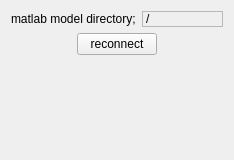
<?xml version="1.0" encoding="UTF-8"?>
<ui version="4.0">
 <class>MatlabConfiguratorWidgetBase</class>
 <widget class="QWidget" name="MatlabConfiguratorWidgetBase">
  <property name="geometry">
   <rect>
    <x>0</x>
    <y>0</y>
    <width>234</width>
    <height>160</height>
   </rect>
  </property>
  <property name="windowTitle">
   <string>Form</string>
  </property>
  <layout class="QVBoxLayout" name="verticalLayout">
   <item>
    <layout class="QHBoxLayout" name="horizontalLayout">
     <item>
      <widget class="QLabel" name="label">
       <property name="sizePolicy">
        <sizepolicy hsizetype="Minimum" vsizetype="Preferred">
         <horstretch>0</horstretch>
         <verstretch>0</verstretch>
        </sizepolicy>
       </property>
       <property name="text">
        <string>matlab model directory;</string>
       </property>
      </widget>
     </item>
     <item>
      <widget class="QLabel" name="matlabDirLabel">
       <property name="sizePolicy">
        <sizepolicy hsizetype="MinimumExpanding" vsizetype="Preferred">
         <horstretch>0</horstretch>
         <verstretch>0</verstretch>
        </sizepolicy>
       </property>
       <property name="frameShape">
        <enum>QFrame::StyledPanel</enum>
       </property>
       <property name="frameShadow">
        <enum>QFrame::Sunken</enum>
       </property>
       <property name="text">
        <string>/</string>
       </property>
      </widget>
     </item>
    </layout>
   </item>
   <item>
    <layout class="QHBoxLayout" name="horizontalLayout_2">
     <item>
      <spacer name="horizontalSpacer">
       <property name="orientation">
        <enum>Qt::Horizontal</enum>
       </property>
       <property name="sizeHint" stdset="0">
        <size>
         <width>40</width>
         <height>20</height>
        </size>
       </property>
      </spacer>
     </item>
     <item>
      <widget class="QPushButton" name="reconnectButton">
       <property name="text">
        <string>reconnect</string>
       </property>
      </widget>
     </item>
     <item>
      <spacer name="horizontalSpacer_2">
       <property name="orientation">
        <enum>Qt::Horizontal</enum>
       </property>
       <property name="sizeHint" stdset="0">
        <size>
         <width>40</width>
         <height>20</height>
        </size>
       </property>
      </spacer>
     </item>
    </layout>
   </item>
   <item>
    <spacer name="verticalSpacer">
     <property name="orientation">
      <enum>Qt::Vertical</enum>
     </property>
     <property name="sizeHint" stdset="0">
      <size>
       <width>20</width>
       <height>40</height>
      </size>
     </property>
    </spacer>
   </item>
  </layout>
 </widget>
 <resources/>
 <connections/>
</ui>
